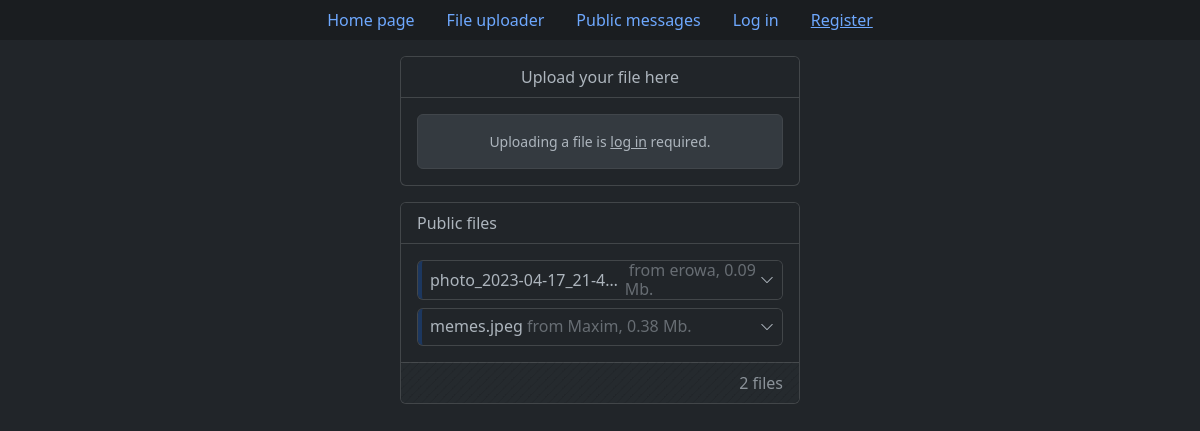
The page /upload_file on the database its author committed.
### tables this page shows
CREATE TABLE "files" (
    "id" integer,
    "original_file_name" text NOT NULL,
    "unique_file_name" text NOT NULL,
    "size_in_bytes" integer NOT NULL,
    "owner_id" text NOT NULL,
    "privacy" text NOT NULL,
    "upload_date" text NOT NULL,
    "expires" text NOT NULL,
    "description" text,
    FOREIGN KEY("owner_id") REFERENCES "users"("id") ON DELETE CASCADE ON UPDATE CASCADE,
    PRIMARY KEY("ID" AUTOINCREMENT)
);

CREATE TABLE users (
    id integer primary key autoincrement,
    username text not null unique,
    password_hash blob not null
);

### app.py (the view, shortened to what this page needs)
@app.route("/upload_file", methods=["GET", "POST"])
def upload_file():
    if request.method == "GET":
        db = get_db()
        cur = db.cursor()
        if current_user.is_authenticated:
            user_files = cur.execute("""
                SELECT f.id, original_file_name, unique_file_name, size_in_bytes,
                   owner_id, privacy, strftime("%d.%m.%Y %H:%M", upload_date) upload_date,
                   strftime("%d.%m.%Y %H:%M", expires) expires, description, username
                FROM files f
                LEFT JOIN users u ON f.owner_id = u.id
                WHERE owner_id = ?
                ORDER BY datetime(upload_date) DESC
            """, [current_user.id]).fetchall()
            public_files = cur.execute("""
                SELECT f.id, original_file_name, unique_file_name, size_in_bytes,
                       owner_id, privacy, strftime("%d.%m.%Y %H:%M", upload_date) upload_date,
                       strftime("%d.%m.%Y %H:%M", expires) expires, description, username
                FROM files f
                LEFT JOIN users u ON f.owner_id = u.id
                WHERE privacy = 'Public' AND f.owner_id <> ?
                ORDER BY datetime(upload_date) DESC
            """, [current_user.id]).fetchall()
        else:
            user_files = None
            public_files = cur.execute("""
                SELECT f.id, original_file_name, unique_file_name, size_in_bytes,
                       owner_id, privacy, strftime("%d.%m.%Y %H:%M", upload_date) upload_date,
                       strftime("%d.%m.%Y %H:%M", expires) expires, description, username
                FROM files f
                LEFT JOIN users u ON f.owner_id = u.id
                WHERE privacy = 'Public'
                ORDER BY datetime(upload_date) DESC
            """).fetchall()
        return render_template("pages/upload_file.html", user_files=user_files, public_files=public_files)

### app.py (called while the page is built)
def connect_db():
    con = sqlite3.connect(app.config["DB_PATH"])
    con.row_factory = sqlite3.Row
    return con

def get_db():
    if not hasattr(g, "db"):
        g.db = connect_db()
    return g.db

@app.teardown_request
def teardown_db(error):
    if hasattr(g, "db"):
        g.db.close()

### templates/pages/upload_file.html (shortened to what this page needs)
{% extends 'base.html' %}
{% if not validations %}
    {% set file_validation = "" %}
    {% set accessibility_validation = "" %}
    {% set expiration_validation = "" %}
    {% set description_validation = "" %}
    {% set file_feedback = "" %}
    {% set accessibility_feedback = "" %}
    {% set expiration_feedback = "" %}
    {% set description_feedback = "" %}
{% else %}
    {% set file_validation = "is-invalid" if not validations["file"]["check"] else "" %}
    {% set accessibility_validation = "is-invalid" if not validations["accessibility"]["check"] else "" %}
    {% set expiration_validation = "is-invalid" if not validations["expiration"]["check"] else "" %}
    {% set description_validation = "is-invalid" if not validations["description"]["check"] else "" %}
    {% set file_feedback = validations["file"]["feedback"] %}
    {% set accessibility_feedback = validations["accessibility"]["feedback"] %}
    {% set expiration_feedback = validations["expiration"]["feedback"] %}
    {% set description_feedback = validations["description"]["feedback"] %}
{% endif %}
{% block content %}
	<div class="card col-md-4 offset-md-4 mb-3">
		<div class="card-header text-center bg-dark fs-6 mb-3">
			Upload your file here
		</div>
		{% if not current_user.is_authenticated %}
			<div class="card-body ps-3 pe-3 pt-0 pb-0">
				<div class="card card-body mb-3 bg-body-secondary border border-secondary-subtle text-center"
					 style="font-size: .875rem;">
					<p class="mb-0">
						Uploading a file is <a href="{{ url_for('log_in', next=url_for('upload_file')) }}"
												class="link-body"
												style="color: var(--bs-body-color);">log in</a> required.
					</p>
				</div>
			</div>
		{% endif %}
	</div>
	<div class="card col-md-4 offset-md-4 mb-3">
		<div class="card-header text-start bg-dark fs-6">
			Public files
		</div>
		<div id="public-files-container" class="card-body pb-0">
			{% if public_files %}
				{% for file in public_files %}
					{% set privacy_text_color = 'text-primary text-opacity-75' %}
					{% set privacy_border_color = 'border-primary' %}
					<div class="accordion accordion-dark-small">
						<div class="accordion-item mb-2">
							<h2 class="accordion-header">
								<button class="accordion-button collapsed shadow-none d-flex justify-content-between
										border-start border-4 {{ privacy_border_color }} border-opacity-25"
										type="button" data-bs-toggle="collapse"
										data-bs-target="#collapsePublicFile{{ file['id'] }}" aria-expanded="true"
										aria-controls="collapsePublicFile{{ file['id'] }}">
									<span class="d-inline-block text-truncate py-2">
										{{ file['original_file_name'] }}
									</span>
									<span class="text-body-tertiary">
										&nbsp;from {{ file['username'] }}, {{ (file['size_in_bytes'] / (1024 * 1024))|round(2) }} Mb.
									</span>
								</button>
							</h2>
														{% set file_link = url_for('download_file', unique_file_name=file['unique_file_name'], _external=True) %}
						</div>
					</div>
				{% endfor %}
			{% else %}
				<div>
					<div class="card card-body text-center py-1 mb-2" style="font-size: .875rem;">
						Nothing yet here.
					</div>
				</div>
			{% endif %}
		</div>
		<div class="card-footer bg-stripes-body mt-2">
			<div class="row g-0 align-items-center">
				<div class="col-md-12 text-end text-body-secondary">
					<span>
						<span id="public-files-total">{{ public_files|length }}</span> files
					</span>
				</div>
			</div>
		</div>
	</div>
{% endblock %}

### templates/base.html (shortened to what this page needs)
<!DOCTYPE html>
<html lang="en" data-bs-theme="dark">
<head>
    <link href="https://cdn.jsdelivr.net/npm/bootstrap@5.3.0-alpha1/dist/css/bootstrap.min.css" rel="stylesheet">
    <link href="https://getbootstrap.com/docs/5.3/assets/css/docs.css" rel="stylesheet">
    <link rel="stylesheet" href="https://cdn.jsdelivr.net/npm/bootstrap-icons@1.10.3/font/bootstrap-icons.css">
    <link rel=stylesheet type=text/css href="{{ url_for('static', filename='css/style.css') }}">
</head>
<body>
    <ul class="nav nav-pills bg-dark-subtle justify-content-center mb-3">
        <li class="nav-item">
            <a class="nav-link" aria-current="page" href="{{ url_for('index') }}">Home page</a>
        </li>
        <li class="nav-item">
            <a class="nav-link" href="{{ url_for('upload_file') }}">File uploader</a>
        </li>
        <li class="nav-item">
            <a class="nav-link" href="{{ url_for('leave_message') }}">Public messages</a>
        </li>
        {% if current_user.is_authenticated %}
            <li class="nav-item">
                <a class="nav-link" style="--bs-nav-link-hover-color: var(--bs-danger-text); --bs-nav-link-color: rgba(var(--bs-danger-rgb));"  href="{{ url_for('log_out') }}">Log out</a>
            </li>
        {% else %}
            <li class="nav-item">
                <a class="nav-link" href="{{ url_for('log_in') }}">Log in</a>
            </li>
            <li class="nav-item">
                <a class="nav-link" style="text-decoration: underline;" href="{{ url_for('register') }}">Register</a>
            </li>
        {% endif %}
    </ul>
    {% block content %} {% endblock %}
</body>
</html>

### static/css/style.css (style rules this page uses)
.link-body { color: #adb5bd!important; }
.bg-stripes-body { background-image: linear-gradient(135deg, #212529 8.33%, #252a2e 8.33%, #252a2e 50%, #212529 50%, #212529 58.33%, #252a2e 58.33%, #252a2e 100%); background-size: 8.49px 8.49px; }
.accordion-dark-small { --bs-accordion-bg: var(--bs-body-bg); --bs-accordion-border-color: var(--bs-border-color-translucent); --bs-accordion-active-bg: var(--bs-tertiary-bg); --bs-accordion-active-color: var(--bs-body-color); --bs-accordion-btn-bg: var(--bs-body-bg); --bs-accordion-btn-icon-width: 0.875rem; --bs-accordion-btn-padding-x: 0.5rem; --bs-accordion-btn-padding-y: 0rem; }

### rows shown on the page
files: original_file_name "photo_2023-04-17_21-4…", username "erowa", (file['size_in_bytes']/(1024*1024))|round(2) "0.09"
files: original_file_name "memes.jpeg", username "Maxim", (file['size_in_bytes']/(1024*1024))|round(2) "0.38"

### other values the page prints
{{ public_files|length }} "2"
